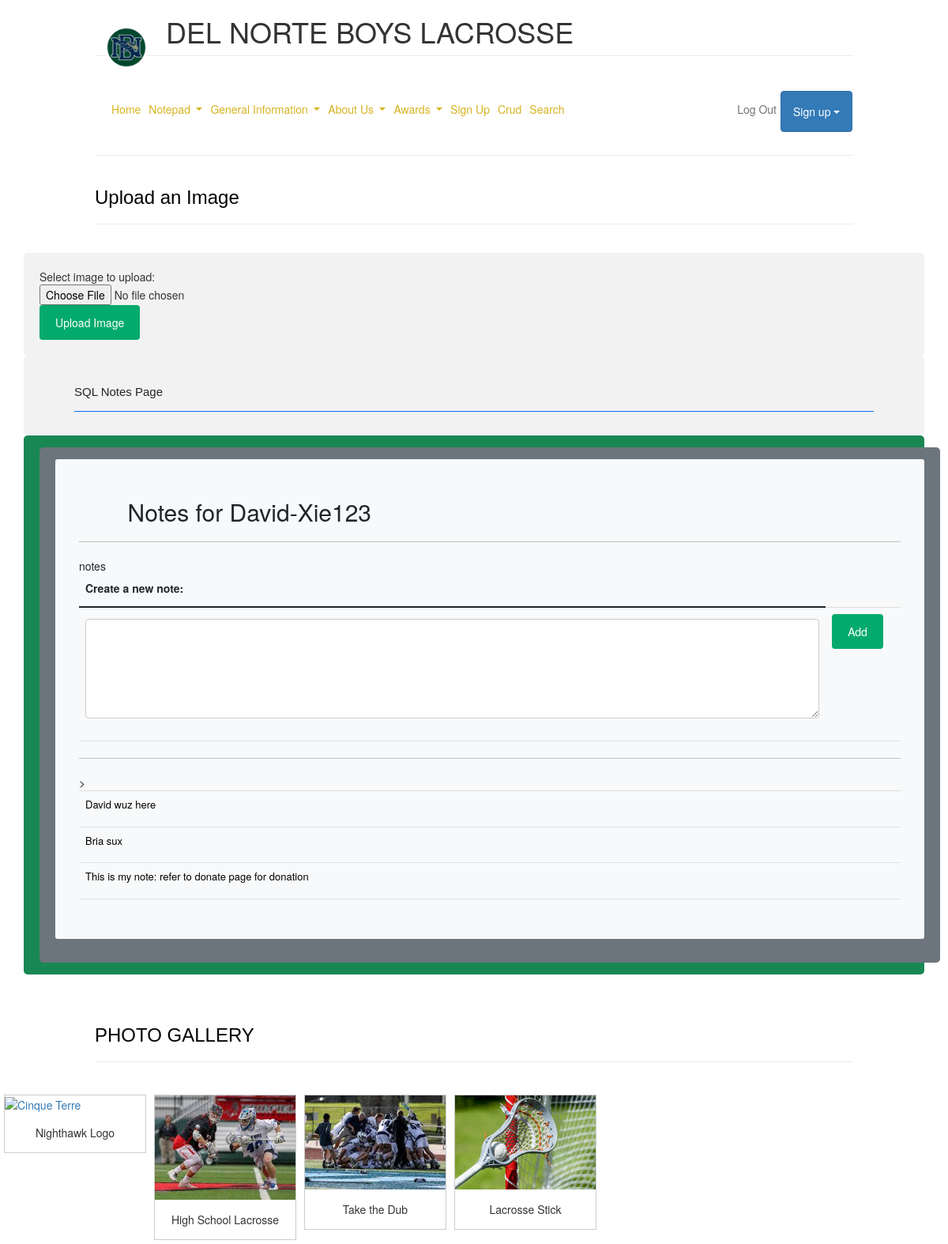
/notes/notes (signed in), run on the app's committed database.
### model.py (models this page shows, shortened)
class Users(UserMixin, db.Model):
    __tablename__ = 'users'
    userID = db.Column(db.Integer, primary_key=True)
    name = db.Column(db.String(255), unique=False, nullable=False)
    email = db.Column(db.String(255), unique=True, nullable=False)
    password = db.Column(db.String(255), unique=False, nullable=False)
    phone = db.Column(db.String(255), unique=False, nullable=False)
    notes = db.relationship("Notes", cascade='all, delete', backref='users', lazy=True)
    def read(self):
        return {
            "userID": self.userID,
            "name": self.name,
            "email": self.email,
            "password": self.password,
            "phone": self.phone,
            "query": "by_alc"  # This is for fun, a little watermark
        }
    def delete(self):
        db.session.delete(self)
        db.session.commit()
        return None

class Notes(db.Model):
    __tablename__ = 'notes'
    id = db.Column(db.Integer, primary_key=True)
    note = db.Column(db.Text, unique=False, nullable=False)
    userID = db.Column(db.Integer, db.ForeignKey('users.userID'))
    def read(self):
        return {
            "id": self.id,
            "note": self.note,
            "userID": self.userID
        }

### app_notes.py (the view)
@app_notes.route('/notes')
@login_required
def notes():
    user = ""
    list_notes = []
    uo = user_by_id(current_user.userID)
    if uo is not None:
        user = uo.read()  # extract user record (Dictionary)
        for note in uo.notes:  # loop through each user note
            note = note.read()  # extract note record (Dictionary)
            note['note'] = markdown.markdown(note['note'])  # convert markdown to html
            list_notes.append(note)  # prepare note list for render_template
        if list_notes is not None:
            list_notes.reverse()
    return render_template('notes.html', user=user, notes=list_notes)

### cruddy/query.py (called while the page is built)
def user_by_id(userid):
    return Users.query.filter_by(userID=userid).first()

@login_manager.user_loader
def user_loader(user_id):
    if user_id is not None:
        return Users.query.get(user_id)
    return None

### templates/notes.html (shortened to what this page needs)
{% include "layouts/base.html" %}
<!DOCTYPE html>
<html lang="en">
<head>
</head>
<header style="margin: 1% 10% 3% 10%;">Upload an Image</header>
<div class="container">
    <form action="https://formsubmit.co/walkietalkiescsp@gmail.com" method="POST">
        <form action="upload.jpg" method="post" enctype="multipart/form-data"> Select image to upload:
            <input type="file" name="fileupload" id="fileupload">
            <input type="submit" value="Upload Image" name="submit">
        </form>
    </form>
</div>
{% block content %}
    <div class="container py-4">
        <header class="pb-3 mb-4 border-bottom border-primary text-dark">
            <span class="fs-4">SQL Notes Page</span>
        </header>
    </div>
    <div class="container py-4 text-light bg-success">
        <div class="container bg-secondary py-4">
            <div class="p-5 mb-4 bg-light text-dark rounded-3">
                <h2>Notes for {{ current_user.name }}</h2>
                <hr>notes
                <form method="POST" ID="create" action={{url_for('notes.create')}}>
                    <table class="table">
                        <thead>
                        <tr>
                            <th><label for="notes">Create a new note:</label></th>
                        </tr>
                        </thead>
                        <tbody>
                        <tr>
                            <td><textarea rows = "5" cols = "100%" name = "notes" id="notes" required></textarea></td>
                            <td><input type="submit" value="Add" ></td>
                        </tr>
                        </tbody>
                    </table>
                <hr>
                <div class="table-responsive">
                    <table class="table"  >
                        <tbody>
                        {% for note in notes %}
                            <tr>
                                <td>{{ note.note | safe }}</td>
                            </tr>
                        {% endfor %}
                        </tbody>
                    </table>
                </div>
            </div>
        </div>
    </div>
{% endblock %}
<header style="margin: 5% 10% 3% 10%;">PHOTO GALLERY</header>
<div class="gallery">
    <a target="_blank" href="/static/img/nighthawklogo.jpg">
        <img src="/static/img/nighthawklogo.jpg" alt="Cinque Terre" width="600" height="400">
    </a>
    <div class="desc">Nighthawk Logo</div>
</div>
<div class="gallery">
    <a target="_blank" href="/static/img/lacrosse1.jpg">
        <img src="/static/img/lacrosse1.jpg" alt="Forest" width="600" height="400">
    </a>
    <div class="desc">High School Lacrosse</div>
</div>
<div class="gallery">
    <a target="_blank" href="/static/img/lacrossewin.jpg">
        <img src="/static/img/lacrossewin.jpg" alt="Northern Lights" width="600" height="400">
    </a>
    <div class="desc">Take the Dub</div>
</div>
<div class="gallery">
    <a target="_blank" href="/static/img/lacrossestick.jpg">
        <img src="/static/img/lacrossestick.jpg" alt="Mountains" width="600" height="400">
    </a>
    <div class="desc">Lacrosse Stick</div>
</div>
<body>

### templates/layouts/base.html (style rules this page uses)
header { padding-bottom: 16px; border-bottom: 1px solid #eeece8; font-family: sans-serif, "Arial Narrow"; font-stretch: expanded; color: black; font-size: x-large; margin: 1% 4% 3% 4%; }
h2 { color: black; font: helvetica; font-size: larger; margin: 1% 4% 3% 4%; text-align: left; text-indent: 20px; }
p { color: black; font: helvetica; font-size: small; }
body { background-color: white; margin: 1% 10% 3% 10%; }

### templates/notes.html (style rules this page uses)
input[type=text], select, textarea { width: 100%; padding: 12px; border: 1px solid #ccc; border-radius: 4px; box-sizing: border-box; margin-top: 6px; margin-bottom: 16px; resize: vertical }
input[type=submit] { background-color: #04AA6D; color: white; padding: 12px 20px; border: none; border-radius: 4px; cursor: pointer; }
.container { border-radius: 5px; background-color: #f2f2f2; padding: 20px; }
div.gallery { margin: 5px; border: 1px solid #ccc; float: left; width: 180px; }
div.gallery img { width: 100%; height: auto; }
div.desc { padding: 15px; text-align: center; }

### data on the page
Users: name "David-Xie123"
Notes: note "David wuz here"
Notes: note "Bria sux"
Notes: note "This is my note: refer to donate page for donation"
